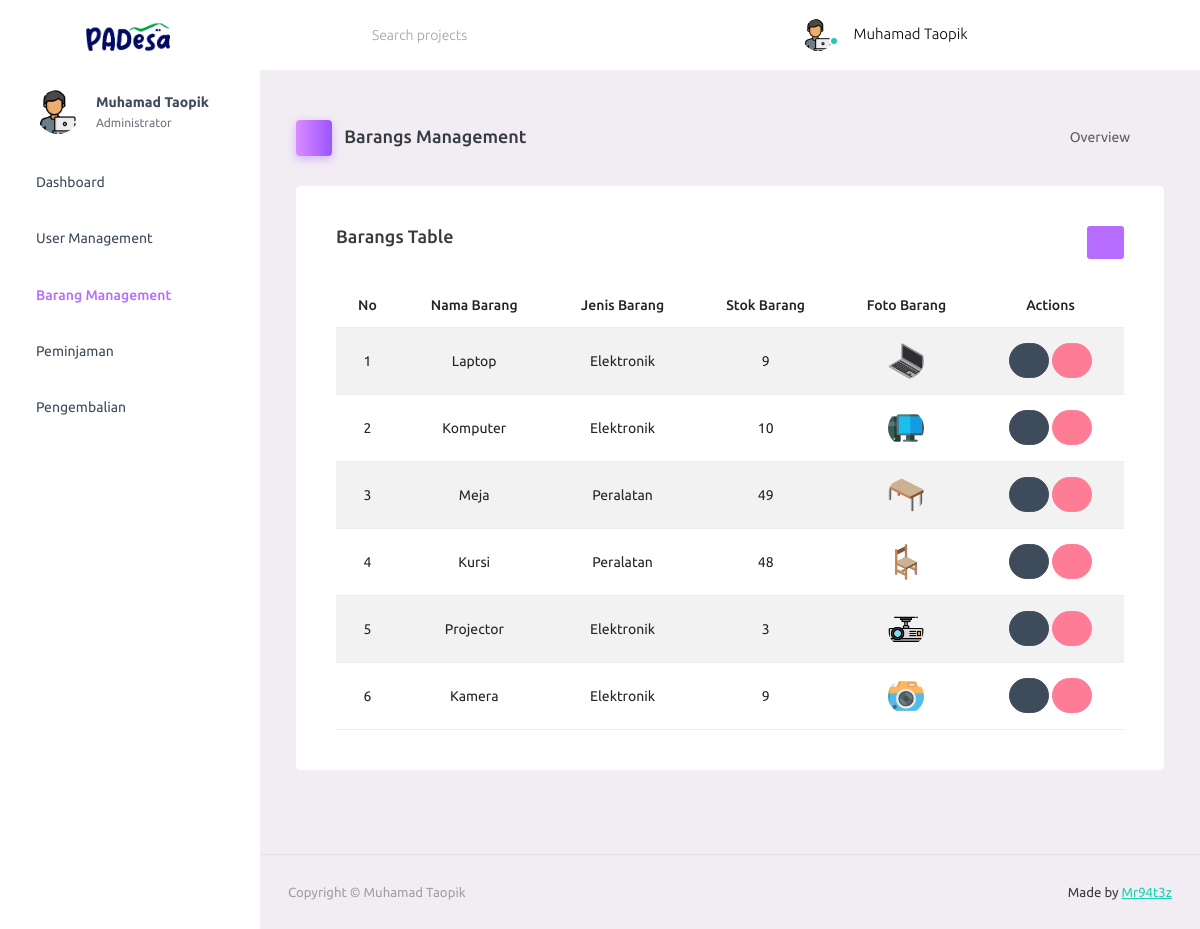
The page /barang-management (signed in) on the database its author committed.
### app.py (models this page shows)
class Users(UserMixin, db.Model):
    __tablename__ = 'users'
    id = db.Column(db.Integer, primary_key=True)
    name = db.Column(db.String(225), nullable=False)
    email = db.Column(db.String(225), nullable=False, unique=True)
    password = db.Column(db.String(128), nullable=False)
    is_admin = db.Column(db.Boolean, default=False)
    barangs = relationship('Barangs', secondary='peminjamans')

class Barangs(db.Model):
    __tablename__ = 'barangs'
    id_barang = db.Column(db.Integer, primary_key=True)
    nama_barang = db.Column(db.String(225), nullable=False)
    jenis_barang = db.Column(db.String(225), nullable=False)
    stok_barang = db.Column(db.Integer, nullable=False)
    foto_barang = db.Column(db.String(), nullable=False)
    users = relationship('Users', secondary='peminjamans')

### app.py (the view)
@ app.route('/barang-management', methods=["GET", "POST"])
@ login_required
def show_barang():
    if current_user.is_admin == True:
        barangs = Barangs().query.all()
        return render_template('barang-management.html', barangs=barangs, name=current_user.name, admin=current_user.is_admin)
    if current_user.is_admin == False:
        return error_404(e)

### app.py (called while the page is built)
@login_manager.user_loader
def load_user(user_id):
    return Users.query.get(int(user_id))

### templates/barang-management.html
{% include "./partials/_header.html" %}
<div class="container-scroller">
  {% include "./partials/_navbar.html" %}
  <div class="container-fluid page-body-wrapper">
    {% include "./partials/_sidebar.html" %}
    <div class="main-panel">
      <div class="content-wrapper">
        {% include "./partials/_show-barang.html" %}
      </div>
      {% include "./partials/_footer.html" %}
    </div>
  </div>
{% include "./partials/_end.html" %}

### templates/partials/_navbar.html (shortened to what this page needs)
<nav class="navbar default-layout-navbar col-lg-12 col-12 p-0 fixed-top d-flex flex-row">
  <div class="text-center navbar-brand-wrapper d-flex align-items-center justify-content-center">
    <a class="navbar-brand brand-logo" href="index.html"><img
        src={{ url_for('static', filename='backend/assets/images/logo.svg') }} alt="logo" /></a>
  </div>
  <div class="navbar-menu-wrapper d-flex align-items-stretch">
    <button class="navbar-toggler navbar-toggler align-self-center" type="button" data-toggle="minimize">
      <span class="mdi mdi-menu"></span>
    </button>
    <div class="search-field d-none d-md-block">
      <form class="d-flex align-items-center h-100" action="#">
        <div class="input-group">
          <div class="input-group-prepend bg-transparent">
            <i class="input-group-text border-0 mdi mdi-magnify"></i>
          </div>
          <input type="text" class="form-control bg-transparent border-0" placeholder="Search projects">
        </div>
      </form>
    </div>
    <ul class="navbar-nav navbar-nav-right">
      <li class="nav-item nav-profile dropdown">
        <a class="nav-link dropdown-toggle" id="profileDropdown" href="#" data-bs-toggle="dropdown"
          aria-expanded="false">
          <div class="nav-profile-img">
            {% if admin == False %}
            <img src={{ url_for('static', filename='backend/assets/images/faces/user.png') }} alt="profile">
            {% elif admin == True %}
            <img src={{ url_for('static', filename='backend/assets/images/faces/programmer.png') }} alt="profile">
            {% endif %}
            <span class="availability-status online"></span>
          </div>
          <div class="nav-profile-text">
            <p class="mb-1 text-black">{{ name }}</p>
          </div>
        </a>
      </li>
      <li class="nav-item d-none d-lg-block full-screen-link">
        <a class="nav-link">
          <i class="mdi mdi-fullscreen" id="fullscreen-button"></i>
        </a>
      </li>
      <li class="nav-item nav-logout d-none d-lg-block">
        <a class="nav-link" href={{ url_for('logout') }}>
          <i class="mdi mdi-power"></i>
        </a>
      </li>
      <li class="nav-item nav-settings d-none d-lg-block">
        <a class="nav-link" href="#">
          <i class="mdi mdi-format-line-spacing"></i>
        </a>
      </li>
    </ul>
  </div>
</nav>

### templates/partials/_sidebar.html (shortened to what this page needs)
<nav class="sidebar sidebar-offcanvas" id="sidebar">
  <ul class="nav">
    <li class="nav-item nav-profile">
      <a href="#" class="nav-link">
        <div class="nav-profile-image">
          {% if admin == False %}
          <img src={{ url_for('static', filename='backend/assets/images/faces/user.png') }} alt="profile">
          {% elif admin == True %}
          <img src={{ url_for('static', filename='backend/assets/images/faces/programmer.png') }} alt="profile">
          {% endif %}
        </div>
        {% if admin == True %}
        <div class="nav-profile-text d-flex flex-column">
          <span class="font-weight-bold mb-2">{{ name }}</span>
          <span class="text-secondary text-small"> Administrator </span>
        </div>
        <i class="mdi mdi-check-decagram text-primary nav-profile-badge"></i>
        {% elif admin == False %}
        <div class="nav-profile-text d-flex flex-column">
          <span class="font-weight-bold mb-2">{{ name }}</span>
          <span class="text-secondary text-small"> Penduduk Desa </span>
        </div>
        {% endif %}
      </a>
    </li>
    {% if admin == True %}
    <li class="nav-item">
      <a class="nav-link" href={{ url_for('user_dashboard') }}>
        <span class="menu-title">Dashboard</span>
        <i class="mdi mdi-home menu-icon"></i>
      </a>
    </li>
    <li class="nav-item">
      <a class="nav-link" href={{ url_for('show_user') }}>
        <span class="menu-title">User Management</span>
        <i class="mdi mdi-cat menu-icon"></i>
      </a>
    </li>
    <li class="nav-item">
      <a class="nav-link" href={{ url_for('show_barang') }}>
        <span class="menu-title" id='barang'>Barang Management</span>
        <i class="mdi mdi-package menu-icon"></i>
      </a>
    </li>
    <li class="nav-item">
      <a class="nav-link" href={{ url_for('show_peminjaman') }}>
        <span class="menu-title">Peminjaman</span>
        <i class="mdi mdi-android-debug-bridge menu-icon"></i>
      </a>
    </li>
    <li class="nav-item">
      <a class="nav-link" href={{ url_for('show_pengembalian') }}>
        <span class="menu-title">Pengembalian</span>
        <i class="mdi mdi-truck menu-icon"></i>
      </a>
    </li>
    {% endif %}
  </ul>
</nav>

### templates/partials/_show-barang.html (shortened to what this page needs)
<div class="page-header">
    <h3 class="page-title">
        <span class="page-title-icon bg-gradient-primary text-white me-2">
            <i class="mdi mdi-package"></i>
        </span> Barangs Management
    </h3>
    <nav aria-label="breadcrumb">
        <ul class="breadcrumb">
            <li class="breadcrumb-item active" aria-current="page">
                Overview <i class="mdi mdi-alert-circle-outline icon-sm text-primary align-middle"></i>
            </li>
        </ul>
    </nav>
</div>
<div class="col-lg-12 grid-margin stretch-card">
    <div class="card">
        <div class="card-body" style="overflow-x:auto;">
            <a href={{ url_for('add_barang')}} type="button" class="btn-sm btn-primary float-end mb-4">
                <i class="mdi mdi-bookmark-plus-outline"></i>
            </a>
            <h4 class="card-title">Barangs Table</h4>
            <table class="table table-striped">
                <thead>
                    <tr class="text-center">
                        <th> No </th>
                        <th> Nama Barang </th>
                        <th> Jenis Barang </th>
                        <th> Stok Barang </th>
                        <th> Foto Barang </th>
                        <th> Actions </th>
                    </tr>
                </thead>
                <tbody>
                    {% for barang in barangs %}
                    <tr class="text-center">
                        <td> {{ loop.index }} </td>
                        <td> {{ barang.nama_barang }} </td>
                        <td> {{ barang.jenis_barang }} </td>
                        <td> {{ barang.stok_barang }} </td>
                        <td>
                            <img src={{ url_for('static', filename='backend/assets/images/barang/'+barang.foto_barang ) }}>
                        </td>
                        <td>
                            <a href="{{ url_for('edit_barang', id_barang=barang.id_barang) }}" type="submit" class="btn btn-dark btn-rounded btn-sm link-light">
                                <i class="mdi mdi-table-edit"></i>
                            </a>
                            <a href="{{ url_for('delete_barang', id_barang=barang.id_barang) }}" type="submit" class="btn btn-danger btn-rounded btn-sm" onclick="return confirm('Apakah anda ingin menghapus barang {{ barang.nama_barang }}?')" title="Delete Barang">
                                <i class="mdi mdi-window-close"></i>
                            </a>
                        </td>
                    </tr>
                    {% endfor %}
                </tbody>
            </table>
        </div>
    </div>
</div>

### rows shown on the page
Users: name "Muhamad Taopik"
Barangs: nama_barang "Laptop", jenis_barang "Elektronik", stok_barang "9", foto_barang (picture)
Barangs: nama_barang "Komputer", jenis_barang "Elektronik", stok_barang "10", foto_barang (picture)
Barangs: nama_barang "Meja", jenis_barang "Peralatan", stok_barang "49", foto_barang (picture)
Barangs: nama_barang "Kursi", jenis_barang "Peralatan", stok_barang "48", foto_barang (picture)
Barangs: nama_barang "Projector", jenis_barang "Elektronik", stok_barang "3", foto_barang (picture)
Barangs: nama_barang "Kamera", jenis_barang "Elektronik", stok_barang "9", foto_barang (picture)
